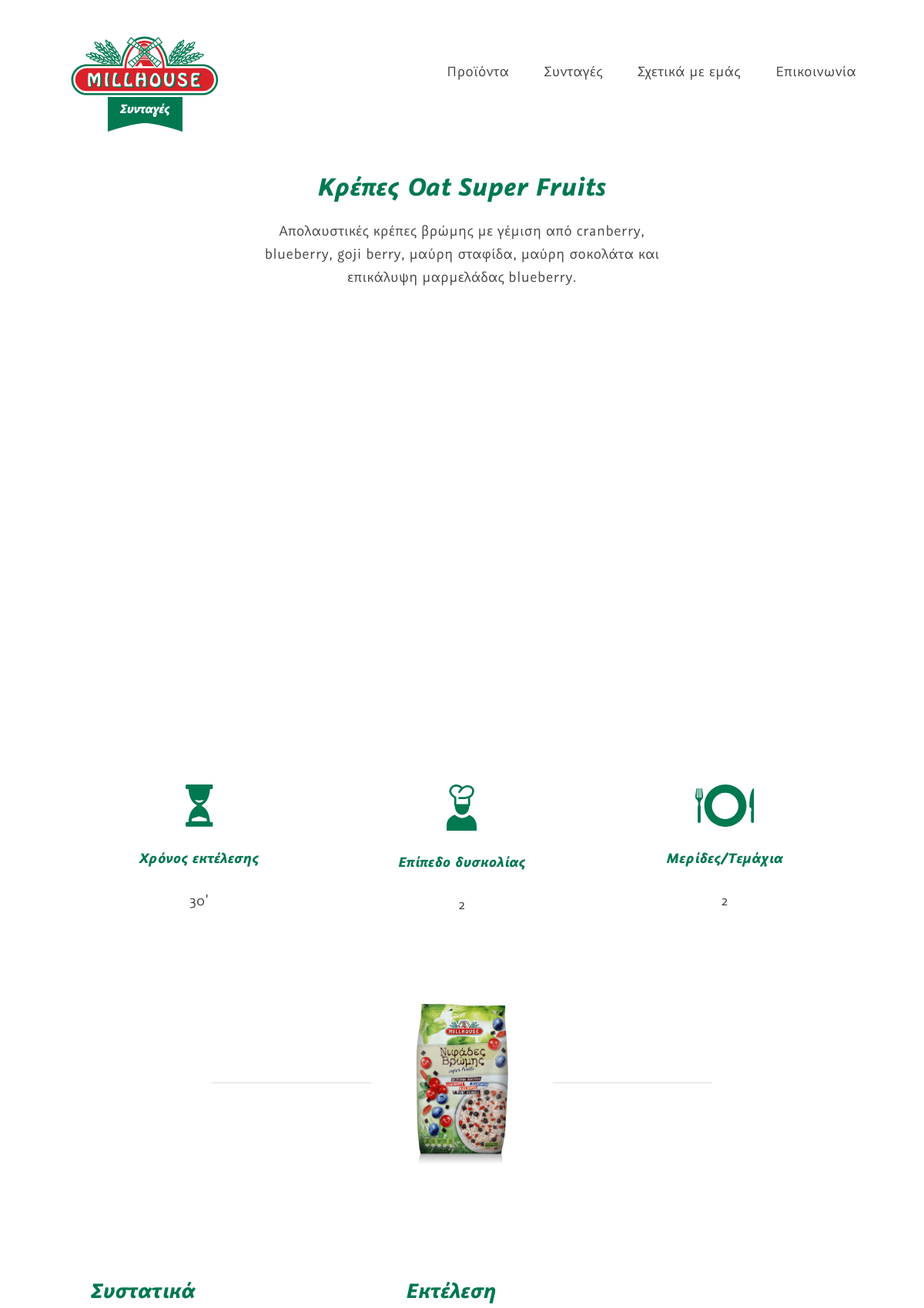
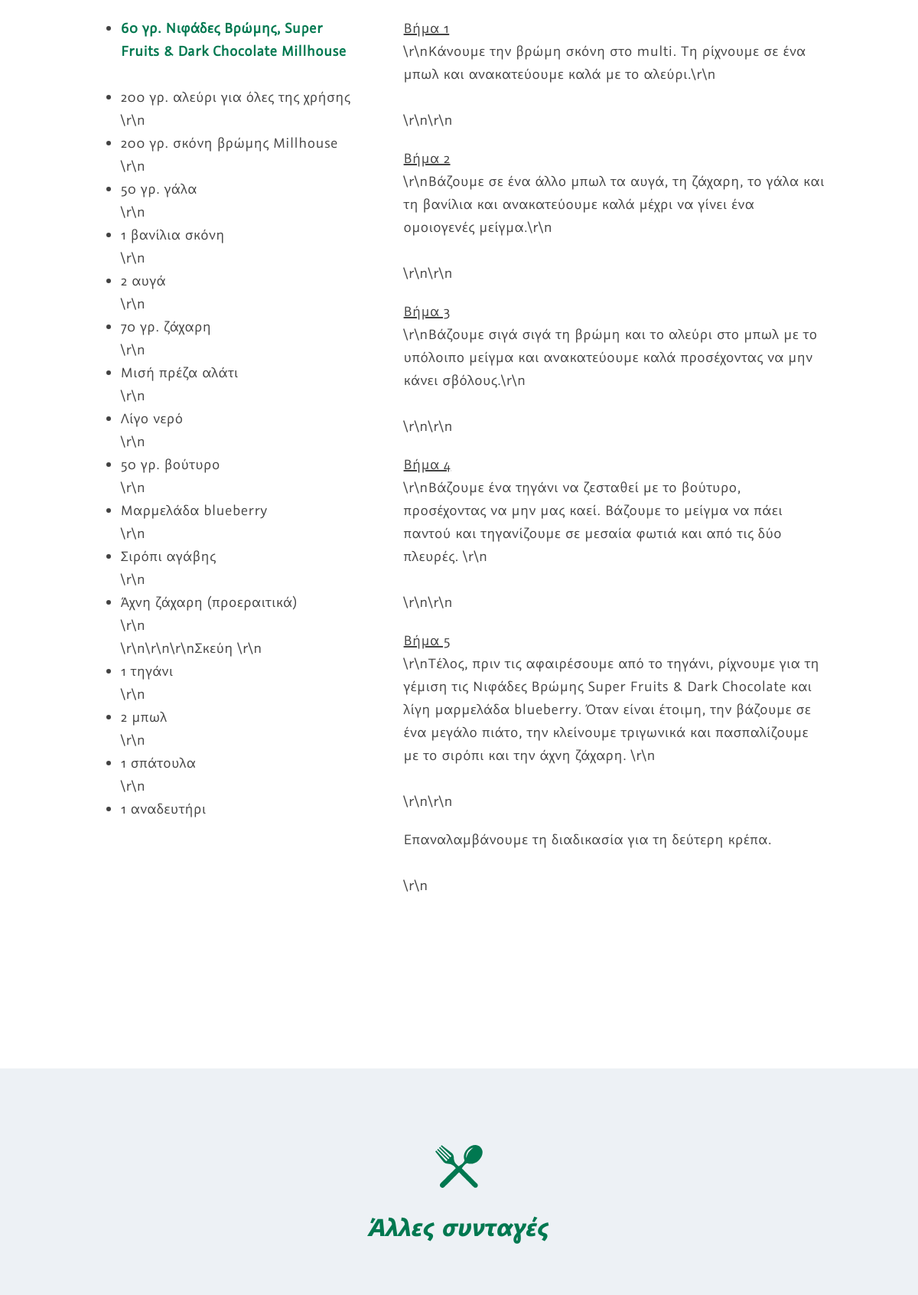
/recipe?recipeID=4 (upper part), run on the app's committed database (2 pictures, top to bottom).
### tables this page shows
CREATE TABLE `recipe` (
  `recipeID` int(11) NOT NULL,
  `name` varchar(255) DEFAULT NULL,
  `description` varchar(255) DEFAULT NULL,
  `prepTime` varchar(255) DEFAULT NULL,
  `difficulty` varchar(255) DEFAULT NULL,
  `serves` varchar(255) DEFAULT NULL,
  `category` varchar(255) DEFAULT NULL,
  `image` varchar(255) DEFAULT NULL,
  `ingredients` mediumtext,
  `method` mediumtext,
  `prID` int(11) DEFAULT NULL,
  `prImage` varchar(255) DEFAULT NULL,
  `product` varchar(255) DEFAULT NULL,
  `productGrams` varchar(255) DEFAULT NULL
);

### recipe.php (the view, shortened to what this page needs)
<?php
  include('assets/php/head.php');
  $sql="SELECT * FROM recipe where recipeID=".$_GET['recipeID'];
  if ($result = $connection->query($sql)) {
		$line = $result->fetch_assoc();
    	do  {
?>
<div class="section__page section__page--recipe">
	<div class="container">
		<div class="navbar">
		    <a href="/"><img class="logo" src="assets/img/logo-recipes.svg"></a>
		    <nav>
		        <ul>
		            <li><a href="/#products">Προϊόντα</a></li>
		            <li><a href="recipes">Συνταγές</a></li>
		            <li><a href="about.html">Σχετικά με εμάς</a></li>
		            <li><a href="contact.html">Επικοινωνία</a></li>
		        </ul>
		    </nav>
		</div>
        <h1><?php echo $line['name'];?></h1>
        <p class="description"><?php echo $line['description'];?></p>
	</div>
</div>
<div class="image--recipe" data-parallax="scroll" data-image-src="assets/img/<?php echo $line['image'];?>" data-speed="0.5"></div>
<section class="section--recipe section--white">
	<div class="container">
		<div class="row text-center">
			<div class="column one-third">
				<img src="assets/img/hourglass.svg" class="icon">
				<h4>Χρόνος εκτέλεσης</h4>
				<p><?php echo $line['prepTime'];?>'</p>
			</div>
			<div class="column one-third">
				<img src="assets/img/chef.svg" class="icon">
				<h4>Επίπεδο δυσκολίας</h4>
				<p><?php echo $line['difficulty'];?></p>
			</div>
			<div class="column one-third">
				<img src="assets/img/utensils.svg" class="icon">
				<h4>Μερίδες/Τεμάχια</h4>
				<p><?php echo $line['serves'];?></p>
			</div>
		</div>
		<a href="product?prID=<?php echo $line['prID'];?>"><img src="assets/img/<?php echo $line['prImage'];?>" class="product--used"></a>
		<div class="row">
			<div class="column two-fifths">
				<h2>Συστατικά</h2>
				<ul>
					<li><a href="product?prID=<?php echo $line['prID'];?>"><strong><?php echo $line['productGrams'];?> γρ. <?php echo $line['product'];?> Millhouse</strong></a></li>
					<br>
					<?php echo $line['ingredients'];?>
				</ul>
			</div>
			<div class="column three-fifths">
				<h2>Εκτέλεση</h2>
				<?php echo $line['method'];?>
			</div>
		</div>
		<?php
			} while ($line = $result->fetch_assoc());
				}
		?>
	</div>
</section>
<section class="section--recipes section--subtle">
	<div class="container">
		<img src="assets/img/spoon-fork.svg" class="icon">
		<h1>Άλλες συνταγές</h1>
	</div>
</section>
</body>
</html>

### assets/css/main.css (style rules this page uses)
h1,h2,h3,h4,h5,h6 { font-weight:400 }
.tiles .tile .details *,section img { -webkit-transition:all 300ms ease;transition:all 300ms ease }
html { font-size:62.5% }
body { padding:0;margin:0;font-family:"GraublauSans-Regular","Helvetica Neue","Helvetica","Arial",sans-serif;font-weight:normal;font-style:normal;color:#424242;line-height:1.5;letter-spacing:0.05rem }
h1,h2,h3,h4,h5,h6 { font-family:"GraublauSans-BoldItalic","Helvetica Neue","Helvetica","Arial",sans-serif;font-weight:normal;font-style:normal;line-height:1.25 }
.container { margin:0 auto;max-width:1024px }
a { color:#007850;text-decoration:none }
p { margin-bottom:3rem }
img { max-width:100% }
body,h4 { font-size:2rem }
h1 { font-size:3.6rem }
h2 { font-size:3rem }
.text-center { text-align:center }
.icon { margin-bottom:2rem;margin-top:0 }
.icon+* { margin-top:0 }
.image--recipe { margin-top:-3.5rem;height:40vw;overflow:hidden }
.section--recipe .row:first-of-type .column { padding-top:0 !important;padding-bottom:0 !important }
.section--recipe .product--used { position:absolute;z-index:1;left:0;right:0;margin-left:auto;margin-right:auto;max-height:22.5rem;margin-top:8.5rem }
.row .column,.row .columns,.row .column:first-of-type,.row .columns:first-of-type { padding:3rem !important }
section { padding:10rem 0 12.5rem }
section h1 { margin-bottom:0 }
section img { margin:0 auto }
.section--white { background:#fff }
.section--white h1,.section--white h2,.section--white h3,.section--white h4,.section--white h5,.section--white h6 { color:#007850 }
.section--subtle { background:#EDF1F5 }
.section--subtle h1 { color:#007850 }
.section--recipes h1 { margin-bottom:7rem }
.section--products,.section--recipes { text-align:center }
.section__page .navbar { text-align:left }
.section__page ul { list-style:none;padding:0;margin:0 auto }
.section__page p { margin-left:auto;margin-right:auto }
@media (min-width: 769px) { .section__page .logo { margin-top:4rem } }
@media (min-width: 769px) { .section__page p { max-width:55% } }
@media (min-width: 769px) { .section__page ul { height:100%;float:right;margin-top:-6rem } }
@media (min-width: 769px) { .section__page ul li { display:inline-block;margin-left:4rem;height:20%;height:calc(100% / 5);min-height:5.4rem } }
@media (min-width: 769px) { .section__page ul li a { display:block;color:inherit;text-decoration:none;-webkit-transition:color 0.2s;transition:color 0.2s } }
nav { margin-bottom:7rem }
.section__page--recipe { padding:0 0 7rem 0;position:relative;text-align:center }
.section__page--recipe h1 { color:#007850;max-width:50rem;margin:0 auto }
@media (min-width: 769px) { .section__page--recipes ul,.section__page--recipe ul { margin-top:-10.2rem } }
.section__page--recipes nav,.section__page--recipe nav { margin-bottom:4rem }
html,body { margin:0;padding:0 }
*,*:after,*:before { box-sizing:border-box }
.row { display:block;margin:0 auto;max-width:1024px;overflow:hidden;*zoom:1 }
.row::before,.row::after { content:"";display:table;line-height:0 }
.row::after { clear:both }
.row .column,.row .columns { float:left;padding:10px;width:100% }
.row .column:first-of-type,.row .columns:first-of-type { padding-left:20px }
.row .column:last-of-type,.row .columns:last-of-type { padding-right:20px }
.column img,.columns img { max-width:100% }
.column.one-third,.column.w-1-3,.columns.one-third,.columns.w-1-3 { width:33.33333% }
.column.two-fifths,.column.w-2-5,.columns.two-fifths,.columns.w-2-5 { width:40% }
.column.three-fifths,.column.w-3-5,.columns.three-fifths,.columns.w-3-5 { width:60% }

### data on the page
recipe: name "Κρέπες Oat Super Fruits", description "Απολαυστικές κρέπες βρώμης με γέμιση από cranberry, blueberry, goji berry, μαύρη σταφίδα, μαύρη σοκολάτα και επικάλυψη μαρμελάδας blueberry.", prepTime "30", difficulty "2", serves "2", prImage (picture), productGrams "60", product "Νιφάδες Βρώμης, Super Fruits & Dark Chocolate", ingredients "200 γρ. αλεύρι για όλες της χρήσης \\r\\n 200 γρ. σκόνη βρώμης Millhouse \\r\\n 50 γρ. γάλα \\r\\n 1 βανίλια σκόνη \\r\\n 2 αυγά \\r\\n 70 γρ. ζάχαρη \\r\\n Μισή πρέζα αλάτι \\r\\n Λίγο νερό \\r\\n 50 γρ. βούτυρο \\r\\n Μαρμελάδα blueberry \\r\\n Σιρόπι αγάβης \\r\\n Άχνη ζάχαρη (προεραιτικά) \\r\\n \\r\\n\\r\\n\\r\\nΣκεύη \\r\\n 1 τηγάνι \\r\\n 2 μπωλ \\r\\n 1 σπάτουλα \\r\\n 1 αναδευτήρι", method "Βήμα 1 \\r\\nΚάνουμε την βρώμη σκόνη στο multi. Τη ρίχνουμε σε ένα μπωλ και ανακατεύουμε καλά με το αλεύρι.\\r\\n \\r\\n\\r\\n Βήμα 2 \\r\\nΒάζουμε σε ένα άλλο μπωλ τα αυγά, τη ζάχαρη, το γάλα και τη βανίλια και ανακατεύουμε καλά μέχρι να γίνει ένα ομοιογενές μείγμα.\\r\\n \\r\\n\\r\\n Βήμα 3 \\r\\nΒάζουμε σιγά σιγά τη βρώμη και το αλεύρι στο μπωλ με το υπόλοιπο μείγμα και ανακατεύουμε καλά προσέχοντας να μην κάνει σβόλους.\\r\\n \\r\\n\\r\\n Βήμα 4 \\r\\nΒάζουμε ένα τηγάνι να ζεσταθεί με το βούτυρο, προσέχοντας να μην μας καεί. Βάζουμε το μείγμα να πάει παντού και τηγανίζουμε σε μεσαία φωτιά και από τις δύο πλευρές. \\r\\n \\r\\n\\r\\n Βήμα 5 \\r\\nΤέλος, πριν τις αφαιρέσουμε από το τηγάνι, ρίχνουμε για τη γέμιση τις…"
